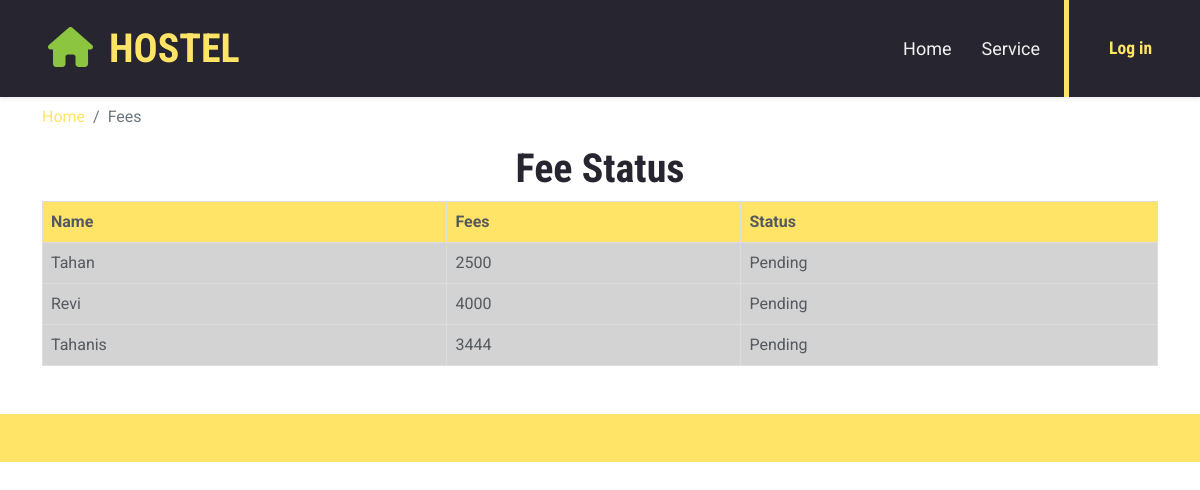
Screenshot of /allfees/ with the database file from the repository.
### hostel/models.py (models this page shows, shortened)
class Fees(models.Model):
    user = models.OneToOneField(User, on_delete=models.CASCADE, null=True, blank=True,primary_key=False)
    attendance=models.ForeignKey(Attendance,on_delete=models.CASCADE,null=True, blank=True)
    fee=models.IntegerField(max_length=5)
    status = models.CharField(max_length=10, choices=[('pending', 'Pending'), ('completed', 'Completed')])

### hostel/views.py (the view)
# urls.py: path('allfees/',views.AllGenerateFees,name='all-view-fee'),
def AllGenerateFees(request):
    view_fees_all = Fees.objects.all()
    context = {
        'view_fees_all': view_fees_all,
    }
    return render(request, 'allfee.html', context)

### templates/allfee.html
{% extends "base.html" %}
{% load static %}
{% block content %}
        <div class="container  mt-2 mb-5" >
            <nav aria-label="breadcrumb">
                <ol class="breadcrumb">
                    <li class="breadcrumb-item"><a href="{% url 'index' %}">Home</a></li>
                    <li class="breadcrumb-item active" aria-current="page">Fees</li>
                </ol>
            </nav>
            <h1 style="text-align: center;">Fee Status</h1>
    <table style="border-collapse: collapse; width: 100%;">
        <thead>
            <tr class="bg-primary">
                <th style="border: 1px solid #ddd; padding: 8px; text-align: left;">Name</th>
                <th style="border: 1px solid #ddd; padding: 8px; text-align: left;">Fees</th>
                <th style="border: 1px solid #ddd; padding: 8px; text-align: left;">Status</th>
            </tr>
        </thead>
        <tbody>
            {% for view_fee_all in view_fees_all %}
                <tr style="background-color:lightgrey;">
                    <td style="border: 1px solid #ddd; padding: 8px; text-align: left;">{{ view_fee_all.user.username|capfirst}}</td>
                    <td style="border: 1px solid #ddd; padding: 8px; text-align: left;">{{ view_fee_all.fee }}</td>
                    <td style="border: 1px solid #ddd; padding: 8px; text-align: left;">{{ view_fee_all.status|capfirst }}</td>
                </tr>
            {% endfor %}
        </tbody>
    </table>
        </div>
    {% endblock  %}

### static/css/style.css (style rules this page uses)
:root { --primary: #FFE468; --secondary: #8CC641; --light: #F2F2F2; --dark: #272630; }

### rows the page displays
Fees: user.username "Tahan", fee "2500", status "Pending"
Fees: user.username "Revi", fee "4000", status "Pending"
Fees: user.username "Tahanis", fee "3444", status "Pending"
